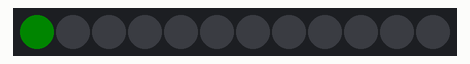
Bench run of a sketch on a simulated ESP8266 (NodeMCU). On the bench: 12 RGB LEDs in strip order, left to right. Dim RGB values are drawn brighter than linear; random numbers use the default seed unless the sketch sets one.

Above: at 0.6 s.
At 1.1 s:
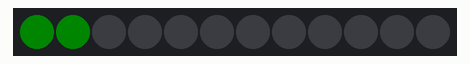
At 1.6 s:
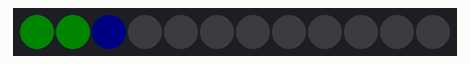
At 3.1 s:
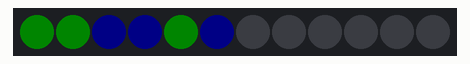
At 5.6 s:
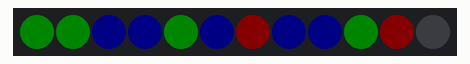
At 15.1 s:
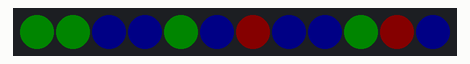

The sketch:

shieldLight.ino
```cpp
#include <Adafruit_NeoPixel.h>

// NodeMCU D3 pin
#define PIN            D3

// How many NeoPixels are attached to the Arduino?
#define NUMPIXELS      12

Adafruit_NeoPixel pixels = Adafruit_NeoPixel(NUMPIXELS, PIN, NEO_GRB + NEO_KHZ800);

int delayval = 500; // delay for half a second
int count = 0;
uint32_t color[12]; // hold the color for each pixel

void setup() {
  pixels.begin();
  pixels.setBrightness(32);

  count = 0;
  delay(delayval);
}

void loop() {
  simulateShield();

  // pace the loop
  delay(delayval);
}


void simulateShield() {
  // wait for IR sensor read, to increment count and get the color
  count++;

  if( count > 0 && count <= 12 ) {
    int randomColor = random(3);
    if(randomColor == 0) {
        // red
        color[count-1] = pixels.Color(64,0,0);
    }
    else if(randomColor == 1) {
        // green
        color[count-1] = pixels.Color(0,64,0);
    }
    else if(randomColor == 2) {
        // blue
        color[count-1] = pixels.Color(0,0,64);
    }

    pixels.setPixelColor(count-1, color[count-1] );
    pixels.show();
  }

  if( count == 12 )
    gameOver();

}

void flashOnce() {
  uint16_t n = pixels.numPixels();

  // blink all lights for 10 times, then go dark

  for( int i=0; i<n; i++) {
    pixels.setPixelColor(i, color[i]);
  }
  pixels.show();
  delay(delayval);

  for( int i=0; i<n; i++) {
    pixels.setPixelColor(i, pixels.Color(0,0,0));
  }
  pixels.show();
  delay(delayval);

}

void gameOver() {
  for(int i=0; i<10; i++) {
    flashOnce();
  }
}
```

Measured:
- what the display in image 0 shows lasts 0.5 s, from 0.5 s to 1.0 s
